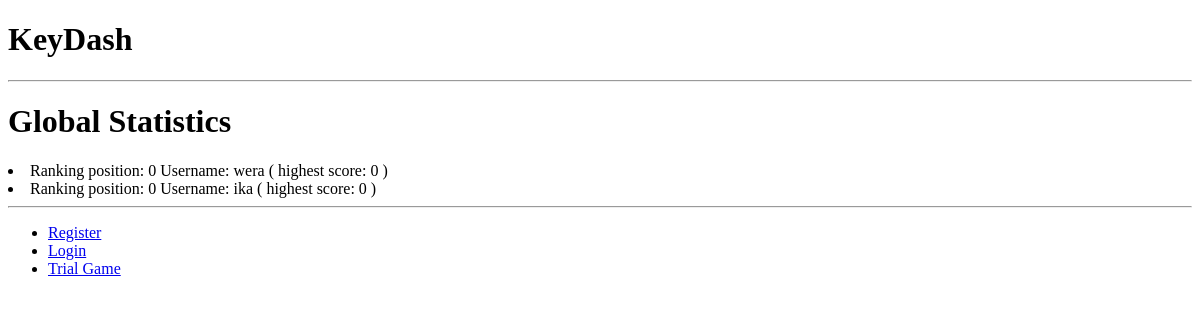
The page /keydash/statistics_global on the database as committed earlier.
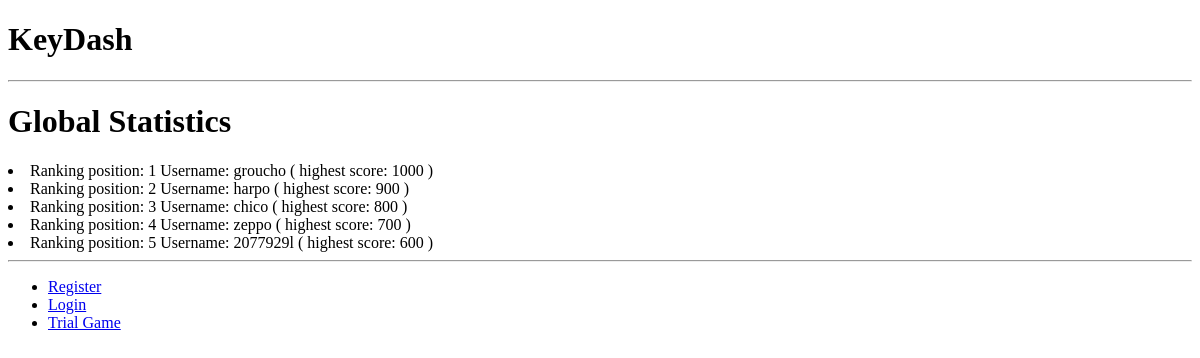
The same page on the database as committed later.
### keydash_app/models.py (models this page shows, shortened)
class UserProfile(models.Model):
    user = models.OneToOneField(User)
    picture = models.ImageField(upload_to='profile_images', blank=True)
    ranking_position = models.IntegerField(default=0)
    wpm_highest = models.FloatField(default=0)
    accuracy_highest = models.FloatField(default=0)
    score_highest = models.IntegerField(default=0)

### keydash_app/views.py (the view)
def statistics_global(request):
    context_dict = {}
    user_list_by_ranking = UserProfile.objects.order_by('ranking_position')
    context_dict['users'] = user_list_by_ranking
    return render(request, 'keydash_app/statistics_global.html', context_dict)

### templates/keydash_app/statistics_global.html
{% extends "keydash_app/base.html" %}
{% block body_block %}
    <h1>Global Statistics</h1>
    {% if users %}
        {% for user in users %}
            <li>Ranking position: {{ user.ranking_position }} Username: {{ user.user }} ( highest score: {{ user.score_highest }} ) </li>
        {% endfor %}
    {% else %}
        <strong>There are no users present.</strong>
    {% endif %}
{% endblock %}

### templates/keydash_app/base.html (shortened to what this page needs)
<!DOCTYPE html>
<html>
    <head>
    <h1>KeyDash</h1>
    <hr/>
    </head>
    <body>
        <div>
            {% block body_block %}{% endblock %}
        </div>
        <hr />
        <div>
            <ul>
            {% if user.is_authenticated %}
                <li><a href="{% url 'auth_logout' %}">Logout</li>
                <li><a href="/keydash/about/">About</a></li>
                <li><a href="/keydash/home/">Home</a></li>
                <li><a href="/keydash/game/">Game</a></li>
                <li><a href="/keydash/statistics/">Statistics</a></li>
                <li><a href="/keydash/statistics_global/">Global Statistics</a></li>
                <li><a href="/keydash/statistics_personal/">Personal Statistics</a></li>
                <li><a href="/keydash/profile/">Profile</a></li>
                <br>
                <li><a href="/friendship/friends/{{ user.username }}/">Your Friends</a></li>
                <li><a href="/friendship/users/">Add Friend</a></li>
            {% else %}
                <li><a href="{% url 'registration_register' %}">Register</li>
                <li><a href="{% url 'auth_login' %}">Login</li>
                <li><a href="/keydash/trial/">Trial Game</a></li>
            {% endif %}
            </ul>
        </div>
    </body>
</html>

Rows that differ between the two databases and show on the page:
removed UserProfile: ranking_position "0", user "wera", score_highest "0"
removed UserProfile: ranking_position "0", user "ika", score_highest "0"
added UserProfile: ranking_position "1", user "groucho", score_highest "1000"
added UserProfile: ranking_position "2", user "harpo", score_highest "900"
added UserProfile: ranking_position "3", user "chico", score_highest "800"
added UserProfile: ranking_position "4", user "zeppo", score_highest "700"
added UserProfile: ranking_position "5", user "2077929l", score_highest "600"
